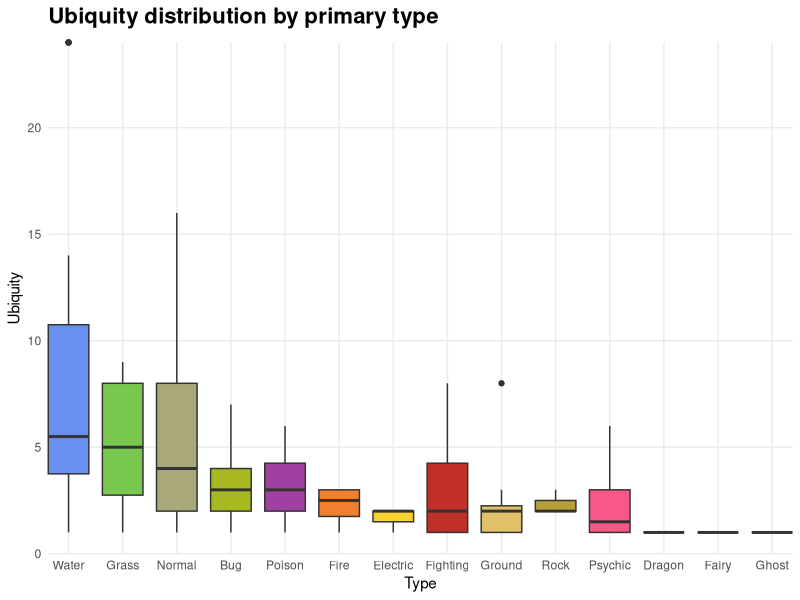
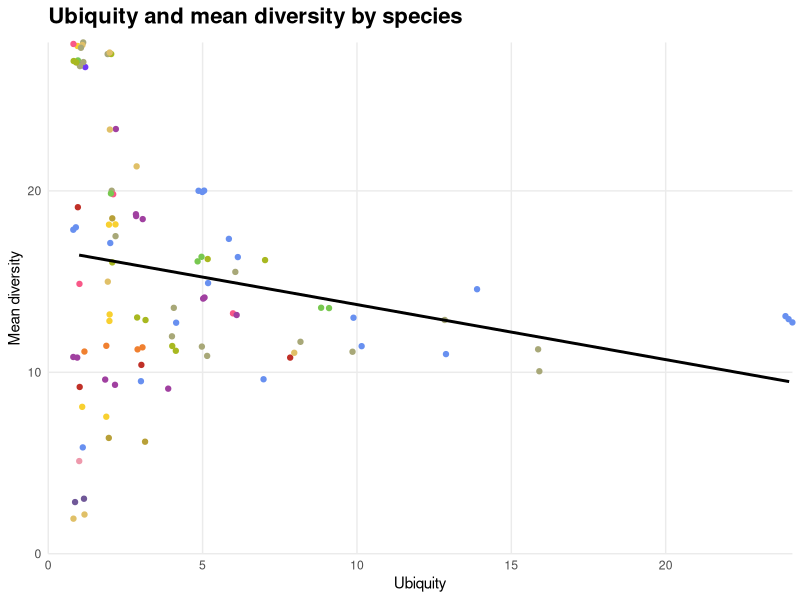
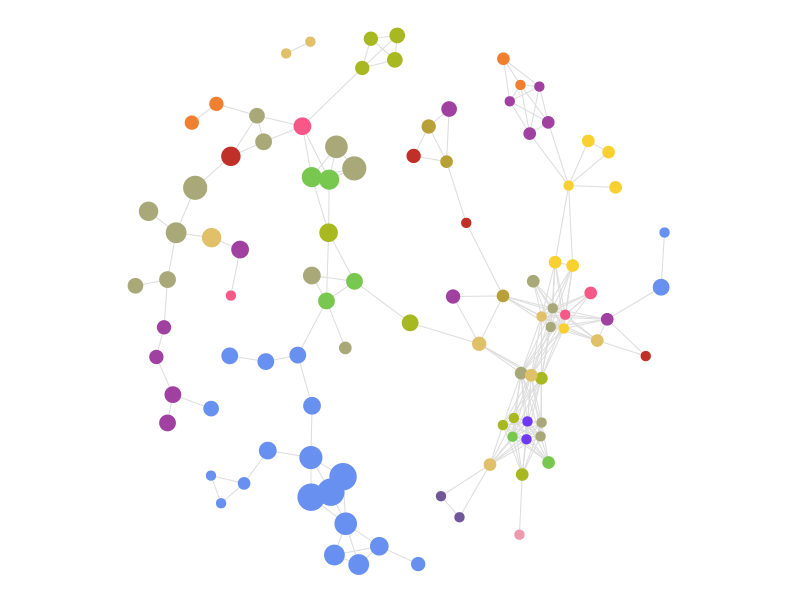
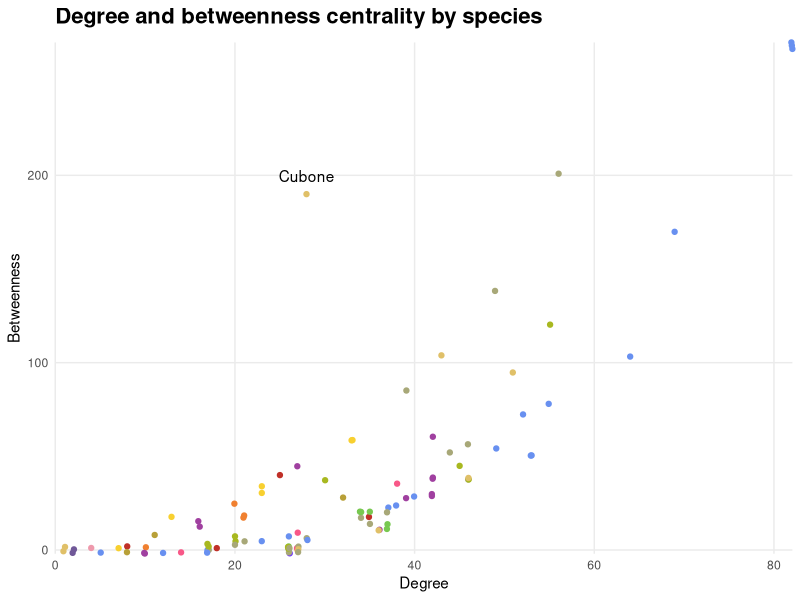
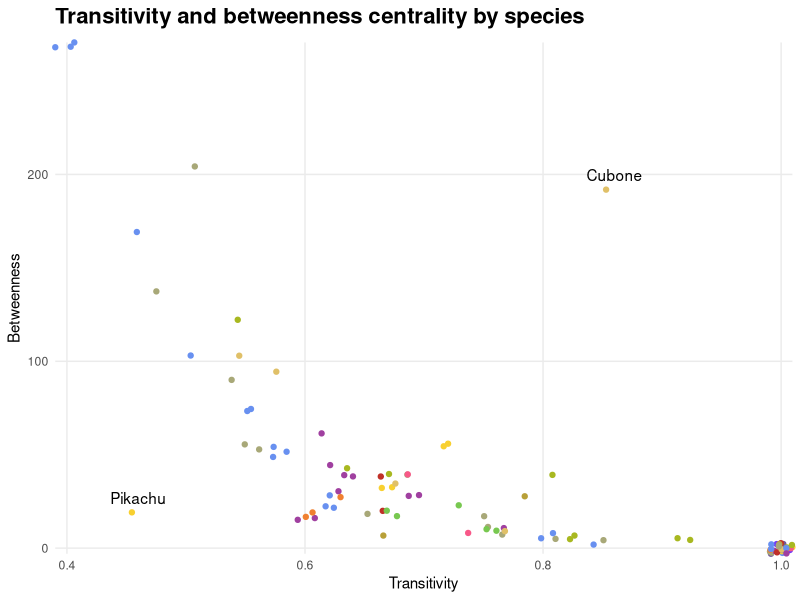

Here is the R script that generated these plots, in order: (Note: this script raises an error after producing the figures.)
## ---- chunk 1
knitr::opts_chunk$set(message = F, warning = F,
                      dev = 'svg', fig.ext = 'svg',
                      fig.width = 8, fig.height = 4)

library(dplyr)
library(ggplot2)
library(igraph)
library(knitr)
library(readr)
library(tools)

# Type colours from https://bulbapedia.bulbagarden.net/wiki/Category:colour_templates
types <- read_csv('data/types.csv')

theme_set(
  theme_minimal(base_size = 11) +
    theme(panel.grid.minor = element_blank(),
          plot.subtitle = element_text(margin = margin(b = 10), size = 13),
          plot.title = element_text(face = 'bold', margin = margin(b = 10), size = 16),
          strip.text = element_text(face = 'bold', hjust = 0, margin = margin(b = 5), size = 12))
)
## ---- chunk 2
encounters <- read_csv('data/encounters.csv')
## ---- chunk 3
habits <- table(encounters$species, encounters$location)
## ---- chunk 4
pokemon <- tibble(species = rownames(habits), ubiquity = rowSums(habits))
## ---- chunk 5
pokemon <- encounters %>%
  distinct(species, type) %>%
  left_join(pokemon) %>%
  left_join(types) %>%
  arrange(species) %>%
  mutate_at(c('species', 'type'), toTitleCase)

pokemon %>%
  ggplot(aes(reorder(type, -ubiquity, median), ubiquity)) +
  geom_boxplot(aes(fill = colour), show.legend = F) +
  coord_cartesian(clip = 'off') +
  labs(x = 'Type',
       y = 'Ubiquity', 
       title = 'Ubiquity distribution by primary type') +
  scale_fill_identity() +
  scale_x_discrete(expand = c(0, 0)) +
  scale_y_continuous(expand = c(0, 0), limits = c(0, NA))
## ---- chunk 6
locations <- tibble(name = colnames(habits), diversity = colSums(habits))
## ---- chunk 7
pokemon$mean_diversity <- colSums(t(habits) * locations$diversity) / pokemon$ubiquity
## ---- chunk 8
set.seed(0)
pokemon %>%
  ggplot(aes(ubiquity, mean_diversity)) +
  geom_jitter(aes(col = colour), width = 0.2, height = 0.2) +
  geom_smooth(method = 'lm', colour = 'black', se = F) +
  coord_cartesian(clip = 'off') +
  labs(x = 'Ubiquity',
       y = 'Mean diversity',
       title = 'Ubiquity and mean diversity by species') +
  scale_x_continuous(expand = c(0, 0), limits = c(0, NA)) +
  scale_y_continuous(expand = c(0, 0), limits = c(0, NA)) +
  scale_colour_identity()
## ---- chunk 9
cohabits <- habits %*% t(habits)
## ---- chunk 10
jaccard <- function (C) {
  U <- matrix(rep(diag(C), nrow(C)), ncol = nrow(C))
  H <- U + t(U) - C
  J <- C / H
  return (J)
}
## ---- chunk 11
library(igraph)

net <- graph.adjacency(jaccard(cohabits), weighted = T, mode = 'undirected')
net <- simplify(net)  # Remove loops
## ---- chunk 12
augmented_msf <- function (G) {
  E(G)$id <- seq(gsize(G))
  msf_ids <- E(mst(G, -E(G)$weight))$id
  cutoff <- quantile(E(G)$weight, (gsize(G) - gorder(G)) / gsize(G))[1]
  aug_ids <- which(E(G)$weight >= cutoff)
  aug_msf <- subgraph.edges(G, eids = E(G)[unique(c(msf_ids, aug_ids))])
  return (aug_msf)
}
## ---- chunk 13
E(net)$color <- '#dddddd'
V(net)$color <- as.character(pokemon$colour)
V(net)$frame.color <- V(net)$color
V(net)$label <- NA
V(net)$size <- 10 * (pokemon$ubiquity / max(pokemon$ubiquity)) ^ 0.33

aug_msf <- augmented_msf(net)

set.seed(0)
aug_msf_layout <- layout_nicely(aug_msf)
par(mar = rep(0, 4))
plot(aug_msf, layout = aug_msf_layout)
## ---- chunk 14
pokemon$degree <- degree(net)
pokemon %>%
  select(species, type, degree) %>%
  arrange(-degree) %>%
  head(6) %>%
  `colnames<-`(toTitleCase(colnames(.))) %>%
  kable(align = 'c')
## ---- chunk 15
pokemon$betweenness <- round(betweenness(net, weights = rep(1, gsize(net))), 2)
pokemon %>%
  select(species, betweenness) %>%
  arrange(-betweenness) %>%
  head(6) %>%
  `colnames<-`(toTitleCase(colnames(.))) %>%
  kable(align = 'c')
## ---- chunk 16
label_text <- rep(NA, nrow(pokemon))
label_text[which(pokemon$species == 'Cubone')] <- 'Cubone'
set.seed(0)
pokemon %>%
  ggplot(aes(degree, betweenness)) +
  geom_jitter(aes(colour = colour), width = 0.1, height = 2) +
  geom_text(label = label_text, vjust = -1) +
  coord_cartesian(clip = 'off') +
  labs(x = 'Degree',
       y = 'Betweenness',
       title = 'Degree and betweenness centrality by species') +
  scale_colour_identity() +
  scale_x_continuous(expand = c(0, 0), limits = c(0, NA)) +
  scale_y_continuous(expand = c(0, 0), limits = c(-2, NA))
## ---- chunk 17
label_text[which(pokemon$species == 'Pikachu')] <- 'Pikachu'
pokemon$transitivity <- round(transitivity(net, type = 'local'), 2)
pokemon %>%
  ggplot(aes(transitivity, betweenness)) +
  geom_jitter(aes(colour = colour), width = 0.01, height = 3) +
  geom_text(label = label_text, vjust = -1) +
  coord_cartesian(clip = 'off') +
  labs(x = 'Transitivity',
       y = 'Betweenness',
       title = 'Transitivity and betweenness centrality by species') +
  scale_colour_identity() +
  scale_x_continuous(expand = c(0, 0)) +
  scale_y_continuous(expand = c(0, 0))
## ---- chunk 18
cocontains <- t(habits) %*% habits
cocontains <- pmin(cocontains, 1)  # Remove parallel edges
location_net <- graph.adjacency(cocontains, mode = 'undirected')
## ---- chunk 19
locations <- locations %>%
  mutate(name = toTitleCase(gsub('-', ' ', name))) %>%
  mutate(degree = degree(location_net),
         mean_ubiquity = colSums(habits * pokemon$ubiquity) / locations$diversity, 2,
         betweenness = betweenness(location_net))

locations %>%
  mutate(name = gsub('Kanto ', '', name)) %>%
  select(location = name, mean_ubiquity, degree, diversity) %>%
  arrange(-mean_ubiquity) %>%
  head(6) %>%
  `colnames<-`(toTitleCase(gsub('_', ' ', colnames(.)))) %>%
  kable(align = 'c', digits = 2)
## ---- chunk 20
locations %>%
  mutate(name = gsub('Kanto ', '', name)) %>%
  select(location = name, betweenness, degree, diversity) %>%
  arrange(-betweenness) %>%
  head(6) %>%
  `colnames<-`(toTitleCase(gsub('_', ' ', colnames(.)))) %>%
  kable(align = 'c', digits = 2)
## ---- chunk 21
options(width = 80)
writeLines(capture.output(sessioninfo::session_info()), 'session.log')
